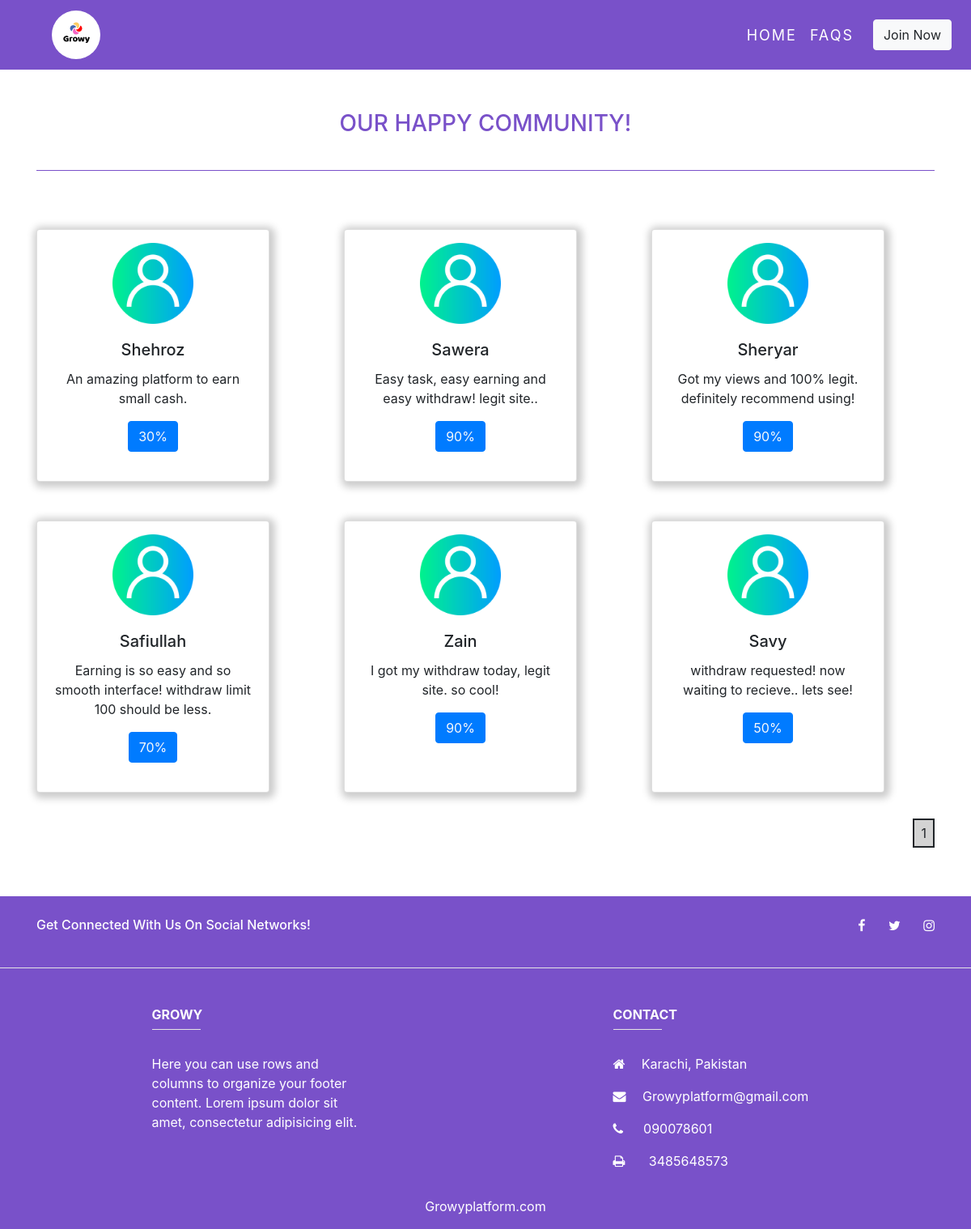
Screenshot of /feedback with the database file from the repository.
### service/models.py (models this page shows, shortened)
class Review(models.Model):
    id = models.AutoField(primary_key=True)
    user_id = models.ForeignKey(User,on_delete=models.CASCADE)
    details = models.CharField(max_length=120)
    rating = models.CharField(max_length=20, choices=choice_percent)

class User(AbstractUser):
    Is_worker = models.BooleanField('Is worker', default=False, blank=True)
    Is_client = models.BooleanField('Is client', default=False, blank=True)

### service/views.py (the view)
# urls.py: path('feedback',views.feedback,name='feedback'),
def feedback(request):
     data = Review.objects.all().order_by('id')
     paginator = Paginator(data,6   )
     page_number = request.GET.get('page')
     page_obj = paginator.get_page(page_number)
     context = {
        'page_obj' : page_obj,
     }
     return render(request, 'feedback.html',context)

### templates/feedback.html (shortened to what this page needs)
{% load static %}
<!DOCTYPE html>
<html lang="en">
<head>
    <link rel="stylesheet" href="https://stackpath.bootstrapcdn.com/bootstrap/4.3.1/css/bootstrap.min.css">
    <link rel="stylesheet" href="https://cdnjs.cloudflare.com/ajax/libs/font-awesome/4.7.0/css/font-awesome.min.css">
    <link rel="stylesheet" href="{% static 'style.css' %}">
</head>
<body>
    <nav class="navbar navbar-expand-md" style="background-color: #7951c9;">
        <a class="navbar-brand" href="/"><img src="{% static 'Img/logo.png' %}" class="img-responsive ml-5" alt="logo" width="60px" style=" border-radius: 50%;"></a>
        <div class="collapse navbar-collapse" id="collapsibleNavId">
            <ul class="navbar-nav ml-auto mt-2 mr-3 mt-lg-0">
                <li class="nav-item">
                    <a class="nav-link" href="/">HOME</a>
                </li>
                <li class="nav-item">
                    <a class="nav-link" href="{% url 'faq' %}">FAQs</a>
                </li>
            </ul>
            <form class="form-inline my-2 my-lg-0">
                <a href="{% url 'account_login' %}" class="btn btn-light my-2 mr-2 my-sm-0">Join Now</a>
            </form>
        </div>
    </nav>
    <div class="container">
        <h3 class="main_header">our happy community!</h3>
        <div class="row ">
            {%for d in page_obj%}
            <div class="col-lg-4 mt-5">
                <div class="card mt-3 text-center" style="width: 18rem;">
                    <img class="card-img-top pt-3" src="{% static 'Img/profile.png' %}" style="width:100px; margin: 0 auto;" alt="Card image">
                    <div class="card-body">
                        <h5 class="card-title text-capitalize">{{d.user_id}}</h5>
                        <p class="card-text">{{d.details}} </p>
                        <a class="btn text-light btn-primary">{{d.rating}} </a>
                    </div>
                </div>
            </div>
            {% endfor %}
        </div>
        <div class="pagination mt-5">
            <span>
                <span class="number pt-1 pl-2 pr-2 pb-1">{{page_obj.number}}</span>
            </span>
        </div>
    </div>
    <div class="mt-5 pt-5">
        <footer class="page-footer  font-small unique-color-dark  mt-5 " style="background-color: #7951c9;">
            <div style="background-color: #7951c9;">
                <div class="container">
                    <div class="row py-4 d-flex align-items-center">
                        <div class="col-md-6 col-lg-5 text-center text-md-left mb-4 mb-md-0">
                            <h6 class="mb-0 text-white">Get Connected With Us On Social Networks!</h6>
                        </div>
                        <div class="col-md-6 col-lg-7 text-center text-md-right">
                            <a class="fb-ic">
                                <i class="fa fa-facebook-f text-white mr-4"> </i>
                            </a>
                            <a class="tw-ic">
                                <i class="fa fa-twitter text-white mr-4"> </i>
                            </a>
                            <a class="ins-ic">
                                <i class="fa fa-instagram text-white"> </i>
                            </a>
                        </div>
                    </div>
                </div>
            </div>
            <hr style="background-color: white;">
            <div class="container text-center text-md-left mt-5" style="background-color: #7951c9;">
                <div class="row mt-3">
                    <div class="col-md-3 col-lg-6 col-xl-3 mx-auto mb-4">
                        <h6 class="text-uppercase text-white font-weight-bold">Growy</h6>
                        <hr class="accent-2 mb-4 mt-0 d-inline-block mx-auto" style="width: 60px; background-color: white;">
                        <p class="text-white">Here you can use rows and columns to organize your footer content. Lorem ipsum dolor sit amet, consectetur adipisicing elit.</p>
                    </div>
                    <div class="col-md-4 col-lg-6 col-xl-3 mx-auto mb-md-0 mb-4">
                        <h6 class="text-uppercase font-weight-bold text-white">Contact</h6>
                        <hr class=" accent-2 mb-4 mt-0 d-inline-block mx-auto" style="width: 60px; background-color: white;">
                        <p class="text-white">
                            <i class="fa fa-home mr-3 text-white"></i> Karachi, Pakistan</p>
                        <p class="text-white">
                            <i class="fa fa-envelope  text-white mr-3"></i> Growyplatform@gmail.com</p>
                        <p class="text-white">
                            <i class="fa fa-phone text-white mr-3"></i> &nbsp;090078601</p>
                        <p class="text-white">
                            <i class="fa fa-print text-white mr-3"></i> &nbsp; 3485648573</p>
                    </div>
                </div>
            </div>
            <div class=" text-center py-3">
                <a class="text-white"> Growyplatform.com</a>
            </div>
        </footer>
    </div>
</body>
</html>

### static/style.css (style rules this page uses)
:root { --color: #7951c9; --white: #ffffff; --cap: capitalize; --up: uppercase; --light: #F2ECFF; --bold: bold; --font: 18px; --space: 2px; }
.navbar-nav li a, .navbar-brand { color: var(--white); font-size: var(--font); text-transform: var(--cap); letter-spacing: var(--space); text-transform: uppercase; }

### templates/feedback.html (style rules this page uses)
span { display: inline-block; }
.pagination { float: right; }
.number { border: 2px solid; background: lightgrey; }
.main_header { text-transform: uppercase; padding-top: 50px; color: #7951c9; border-bottom: 1px solid#7951c9; padding-bottom: 40px; text-align: center; }
.card { box-shadow: 2px 2px 10px 5px #ccc; width: 100%; height: 100%; }

### rows the page displays
Review: user_id "Shehroz", details "An amazing platform to earn small cash.", rating "30%"
Review: user_id "Sawera", details "Easy task, easy earning and easy withdraw! legit site..", rating "90%"
Review: user_id "Sheryar", details "Got my views and 100% legit. definitely recommend using!", rating "90%"
Review: user_id "Safiullah", details "Earning is so easy and so smooth interface! withdraw limit 100 should be less.", rating "70%"
Review: user_id "Zain", details "I got my withdraw today, legit site. so cool!", rating "90%"
Review: user_id "Savy", details "withdraw requested! now waiting to recieve.. lets see!", rating "50%"

### other values shown
{{ page_obj.number }} "1"
